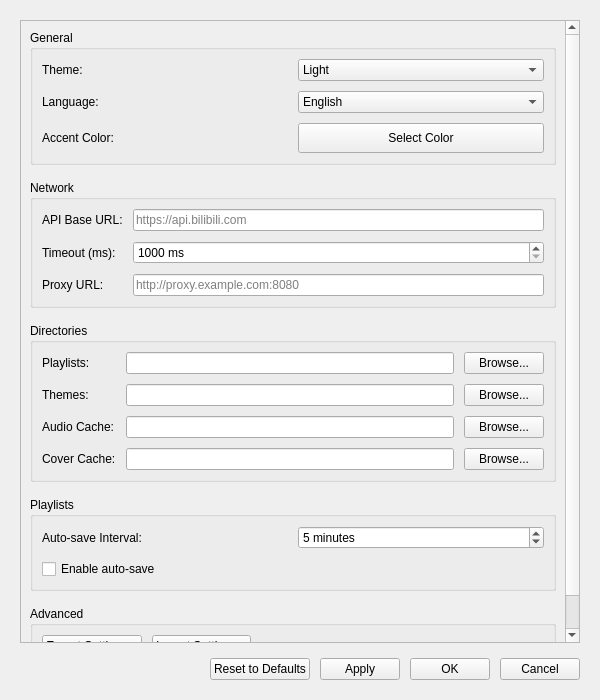
<?xml version="1.0" encoding="UTF-8"?>
<ui version="4.0">
 <class>SettingsPage</class>
 <widget class="QWidget" name="SettingsPage">
  <property name="geometry">
   <rect>
    <x>0</x>
    <y>0</y>
    <width>600</width>
    <height>700</height>
   </rect>
  </property>
  <property name="windowTitle">
   <string>Settings</string>
  </property>
  <property name="styleSheet">
   <string notr="true">QWidget#SettingsPage {
    background-color: #404040;
}

QGroupBox {
    background-color: #505050;
    border: 2px solid #666666;
    border-radius: 8px;
    color: #ffffff;
    font-size: 14px;
    font-weight: bold;
    margin-top: 10px;
    padding-top: 5px;
}

QGroupBox::title {
    subcontrol-origin: margin;
    left: 10px;
    padding: 0 8px 0 8px;
}

QLabel {
    color: #ffffff;
    font-size: 13px;
}

QLineEdit {
    background-color: #555555;
    border: 2px solid #666666;
    border-radius: 6px;
    color: #ffffff;
    padding: 6px 10px;
    font-size: 13px;
}

QLineEdit:focus {
    border: 2px solid #3498db;
    background-color: #606060;
}

QLineEdit:read-only {
    background-color: #454545;
    color: #cccccc;
}

QComboBox {
    background-color: #555555;
    border: 2px solid #666666;
    border-radius: 6px;
    color: #ffffff;
    padding: 6px 10px;
    font-size: 13px;
}

QComboBox:hover {
    border: 2px solid #777777;
    background-color: #606060;
}

QComboBox::drop-down {
    border: none;
    width: 20px;
}

QComboBox::down-arrow {
    image: url(:/icons/arrow_down.png);
    width: 12px;
    height: 12px;
}

QSpinBox {
    background-color: #555555;
    border: 2px solid #666666;
    border-radius: 6px;
    color: #ffffff;
    padding: 6px 10px;
    font-size: 13px;
}

QSpinBox:focus {
    border: 2px solid #3498db;
    background-color: #606060;
}

QCheckBox {
    color: #ffffff;
    font-size: 13px;
    spacing: 8px;
}

QCheckBox::indicator {
    width: 16px;
    height: 16px;
}

QCheckBox::indicator:unchecked {
    background-color: #555555;
    border: 2px solid #666666;
    border-radius: 3px;
}

QCheckBox::indicator:checked {
    background-color: #3498db;
    border: 2px solid #3498db;
    border-radius: 3px;
}

QPushButton {
    background-color: #606060;
    border: 2px solid #777777;
    border-radius: 6px;
    color: #ffffff;
    font-size: 13px;
    padding: 8px 16px;
    min-width: 80px;
}

QPushButton:hover {
    background-color: #707070;
    border: 2px solid #888888;
}

QPushButton:pressed {
    background-color: #505050;
    border: 2px solid #666666;
}

QPushButton#applyButton, QPushButton#okButton {
    background-color: #3498db;
    border: 2px solid #3498db;
    font-weight: bold;
}

QPushButton#applyButton:hover, QPushButton#okButton:hover {
    background-color: #2980b9;
    border: 2px solid #2980b9;
}

QPushButton#applyButton:pressed, QPushButton#okButton:pressed {
    background-color: #21618c;
    border: 2px solid #21618c;
}

QPushButton#resetButton {
    background-color: #e74c3c;
    border: 2px solid #e74c3c;
}

QPushButton#resetButton:hover {
    background-color: #c0392b;
    border: 2px solid #c0392b;
}

QPushButton#resetButton:pressed {
    background-color: #a93226;
    border: 2px solid #a93226;
}

QScrollArea {
    background-color: transparent;
    border: none;
}

QScrollArea > QWidget > QWidget {
    background-color: transparent;
}

QWidget#scrollAreaWidget {
    background-color: transparent;
}

QScrollBar:vertical {
    background-color: #505050;
    width: 12px;
    border-radius: 6px;
}

QScrollBar::handle:vertical {
    background-color: #777777;
    border-radius: 6px;
    min-height: 20px;
}

QScrollBar::handle:vertical:hover {
    background-color: #888888;
}

QScrollBar::add-line:vertical, QScrollBar::sub-line:vertical {
    height: 0px;
}</string>
  </property>
  <layout class="QVBoxLayout" name="mainLayout">
   <property name="spacing">
    <number>15</number>
   </property>
   <property name="leftMargin">
    <number>20</number>
   </property>
   <property name="topMargin">
    <number>20</number>
   </property>
   <property name="rightMargin">
    <number>20</number>
   </property>
   <property name="bottomMargin">
    <number>20</number>
   </property>
   <item>
    <widget class="QScrollArea" name="scrollArea">
     <property name="widgetResizable">
      <bool>true</bool>
     </property>
     <property name="horizontalScrollBarPolicy">
      <enum>Qt::ScrollBarAsNeeded</enum>
     </property>
     <property name="verticalScrollBarPolicy">
      <enum>Qt::ScrollBarAsNeeded</enum>
     </property>
     <widget class="QWidget" name="scrollAreaWidget">
      <property name="geometry">
       <rect>
        <x>0</x>
        <y>0</y>
        <width>580</width>
        <height>650</height>
       </rect>
      </property>
      <layout class="QVBoxLayout" name="contentLayout">
       <property name="spacing">
        <number>15</number>
       </property>
       <item>
        <widget class="QGroupBox" name="generalGroup">
         <property name="title">
          <string>General</string>
         </property>
         <layout class="QGridLayout" name="generalLayout">
          <property name="spacing">
           <number>10</number>
          </property>
          <item row="0" column="0">
           <widget class="QLabel" name="themeLabel">
            <property name="text">
             <string>Theme:</string>
            </property>
           </widget>
          </item>
          <item row="0" column="1">
           <widget class="QComboBox" name="themeCombo">
            <item>
             <property name="text">
              <string>Light</string>
             </property>
            </item>
            <item>
             <property name="text">
              <string>Dark</string>
             </property>
            </item>
            <item>
             <property name="text">
              <string>System</string>
             </property>
            </item>
           </widget>
          </item>
          <item row="1" column="0">
           <widget class="QLabel" name="languageLabel">
            <property name="text">
             <string>Language:</string>
            </property>
           </widget>
          </item>
          <item row="1" column="1">
           <widget class="QComboBox" name="languageCombo">
            <item>
             <property name="text">
              <string>English</string>
             </property>
            </item>
            <item>
             <property name="text">
              <string>Chinese</string>
             </property>
            </item>
            <item>
             <property name="text">
              <string>Japanese</string>
             </property>
            </item>
           </widget>
          </item>
          <item row="2" column="0">
           <widget class="QLabel" name="accentColorLabel">
            <property name="text">
             <string>Accent Color:</string>
            </property>
           </widget>
          </item>
          <item row="2" column="1">
           <widget class="QPushButton" name="accentColorButton">
            <property name="minimumSize">
             <size>
              <width>0</width>
              <height>30</height>
             </size>
            </property>
            <property name="text">
             <string>Select Color</string>
            </property>
           </widget>
          </item>
         </layout>
        </widget>
       </item>
       <item>
        <widget class="QGroupBox" name="networkGroup">
         <property name="title">
          <string>Network</string>
         </property>
         <layout class="QGridLayout" name="networkLayout">
          <property name="spacing">
           <number>10</number>
          </property>
          <item row="0" column="0">
           <widget class="QLabel" name="apiUrlLabel">
            <property name="text">
             <string>API Base URL:</string>
            </property>
           </widget>
          </item>
          <item row="0" column="1">
           <widget class="QLineEdit" name="apiUrlEdit">
            <property name="placeholderText">
             <string>https://api.bilibili.com</string>
            </property>
           </widget>
          </item>
          <item row="1" column="0">
           <widget class="QLabel" name="timeoutLabel">
            <property name="text">
             <string>Timeout (ms):</string>
            </property>
           </widget>
          </item>
          <item row="1" column="1">
           <widget class="QSpinBox" name="timeoutSpinBox">
            <property name="suffix">
             <string> ms</string>
            </property>
            <property name="minimum">
             <number>1000</number>
            </property>
            <property name="maximum">
             <number>30000</number>
            </property>
            <property name="singleStep">
             <number>1000</number>
            </property>
           </widget>
          </item>
          <item row="2" column="0">
           <widget class="QLabel" name="proxyUrlLabel">
            <property name="text">
             <string>Proxy URL:</string>
            </property>
           </widget>
          </item>
          <item row="2" column="1">
           <widget class="QLineEdit" name="proxyUrlEdit">
            <property name="placeholderText">
             <string>http://proxy.example.com:8080</string>
            </property>
           </widget>
          </item>
         </layout>
        </widget>
       </item>
       <item>
        <widget class="QGroupBox" name="pathsGroup">
         <property name="title">
          <string>Directories</string>
         </property>
         <layout class="QGridLayout" name="pathsLayout">
          <property name="spacing">
           <number>10</number>
          </property>
          <item row="0" column="0">
           <widget class="QLabel" name="playlistDirLabel">
            <property name="text">
             <string>Playlists:</string>
            </property>
           </widget>
          </item>
          <item row="0" column="1">
           <widget class="QLineEdit" name="playlistDirEdit">
            <property name="readOnly">
             <bool>true</bool>
            </property>
           </widget>
          </item>
          <item row="0" column="2">
           <widget class="QPushButton" name="playlistDirButton">
            <property name="text">
             <string>Browse...</string>
            </property>
           </widget>
          </item>
          <item row="1" column="0">
           <widget class="QLabel" name="themeDirLabel">
            <property name="text">
             <string>Themes:</string>
            </property>
           </widget>
          </item>
          <item row="1" column="1">
           <widget class="QLineEdit" name="themeDirEdit">
            <property name="readOnly">
             <bool>true</bool>
            </property>
           </widget>
          </item>
          <item row="1" column="2">
           <widget class="QPushButton" name="themeDirButton">
            <property name="text">
             <string>Browse...</string>
            </property>
           </widget>
          </item>
          <item row="2" column="0">
           <widget class="QLabel" name="audioCacheDirLabel">
            <property name="text">
             <string>Audio Cache:</string>
            </property>
           </widget>
          </item>
          <item row="2" column="1">
           <widget class="QLineEdit" name="audioCacheDirEdit">
            <property name="readOnly">
             <bool>true</bool>
            </property>
           </widget>
          </item>
          <item row="2" column="2">
           <widget class="QPushButton" name="audioCacheDirButton">
            <property name="text">
             <string>Browse...</string>
            </property>
           </widget>
          </item>
          <item row="3" column="0">
           <widget class="QLabel" name="coverCacheDirLabel">
            <property name="text">
             <string>Cover Cache:</string>
            </property>
           </widget>
          </item>
          <item row="3" column="1">
           <widget class="QLineEdit" name="coverCacheDirEdit">
            <property name="readOnly">
             <bool>true</bool>
            </property>
           </widget>
          </item>
          <item row="3" column="2">
           <widget class="QPushButton" name="coverCacheDirButton">
            <property name="text">
             <string>Browse...</string>
            </property>
           </widget>
          </item>
         </layout>
        </widget>
       </item>
       <item>
        <widget class="QGroupBox" name="playlistGroup">
         <property name="title">
          <string>Playlists</string>
         </property>
         <layout class="QGridLayout" name="playlistLayout">
          <property name="spacing">
           <number>10</number>
          </property>
          <item row="0" column="0">
           <widget class="QLabel" name="autoSaveIntervalLabel">
            <property name="text">
             <string>Auto-save Interval:</string>
            </property>
           </widget>
          </item>
          <item row="0" column="1">
           <widget class="QSpinBox" name="autoSaveIntervalSpinBox">
            <property name="suffix">
             <string> minutes</string>
            </property>
            <property name="minimum">
             <number>1</number>
            </property>
            <property name="maximum">
             <number>60</number>
            </property>
            <property name="singleStep">
             <number>1</number>
            </property>
            <property name="value">
             <number>5</number>
            </property>
           </widget>
          </item>
          <item row="1" column="0" colspan="2">
           <widget class="QCheckBox" name="autoSaveCheckBox">
            <property name="text">
             <string>Enable auto-save</string>
            </property>
           </widget>
          </item>
         </layout>
        </widget>
       </item>
       <item>
        <widget class="QGroupBox" name="advancedGroup">
         <property name="title">
          <string>Advanced</string>
         </property>
         <layout class="QHBoxLayout" name="advancedLayout">
          <property name="spacing">
           <number>10</number>
          </property>
          <item>
           <widget class="QPushButton" name="exportButton">
            <property name="text">
             <string>Export Settings...</string>
            </property>
           </widget>
          </item>
          <item>
           <widget class="QPushButton" name="importButton">
            <property name="text">
             <string>Import Settings...</string>
            </property>
           </widget>
          </item>
          <item>
           <spacer name="advancedSpacer">
            <property name="orientation">
             <enum>Qt::Horizontal</enum>
            </property>
            <property name="sizeHint" stdset="0">
             <size>
              <width>40</width>
              <height>20</height>
             </size>
            </property>
           </spacer>
          </item>
         </layout>
        </widget>
       </item>
       <item>
        <spacer name="verticalSpacer">
         <property name="orientation">
          <enum>Qt::Vertical</enum>
         </property>
         <property name="sizeHint" stdset="0">
          <size>
           <width>20</width>
           <height>40</height>
          </size>
         </property>
        </spacer>
       </item>
      </layout>
     </widget>
    </widget>
   </item>
   <item>
    <layout class="QHBoxLayout" name="buttonLayout">
     <property name="spacing">
      <number>10</number>
     </property>
     <item>
      <spacer name="buttonSpacer">
       <property name="orientation">
        <enum>Qt::Horizontal</enum>
       </property>
       <property name="sizeHint" stdset="0">
        <size>
         <width>40</width>
         <height>20</height>
        </size>
       </property>
      </spacer>
     </item>
     <item>
      <widget class="QPushButton" name="resetButton">
       <property name="text">
        <string>Reset to Defaults</string>
       </property>
      </widget>
     </item>
     <item>
      <widget class="QPushButton" name="applyButton">
       <property name="text">
        <string>Apply</string>
       </property>
      </widget>
     </item>
     <item>
      <widget class="QPushButton" name="okButton">
       <property name="text">
        <string>OK</string>
       </property>
      </widget>
     </item>
     <item>
      <widget class="QPushButton" name="cancelButton">
       <property name="text">
        <string>Cancel</string>
       </property>
      </widget>
     </item>
    </layout>
   </item>
  </layout>
 </widget>
 <resources/>
 <connections/>
</ui>
